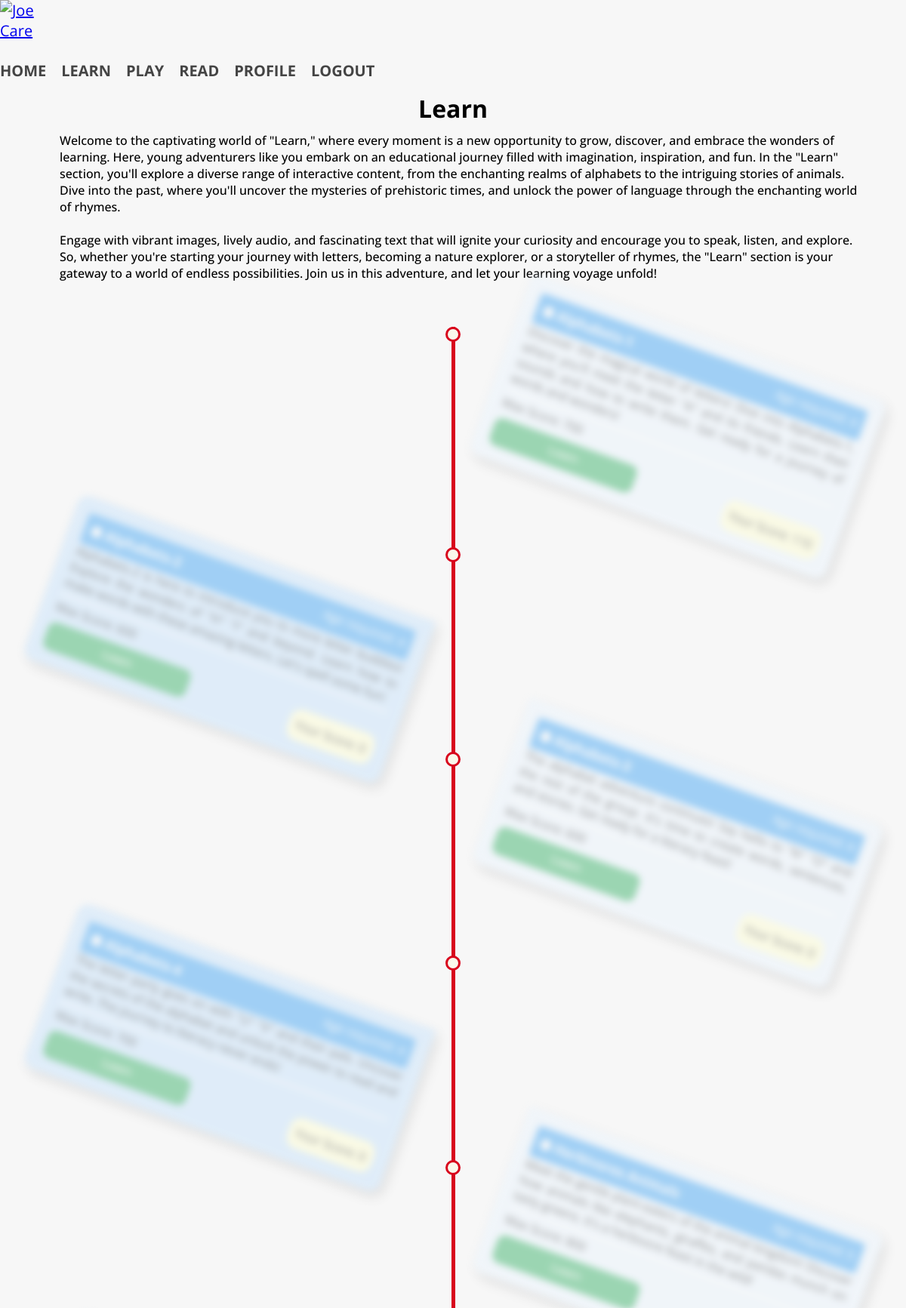
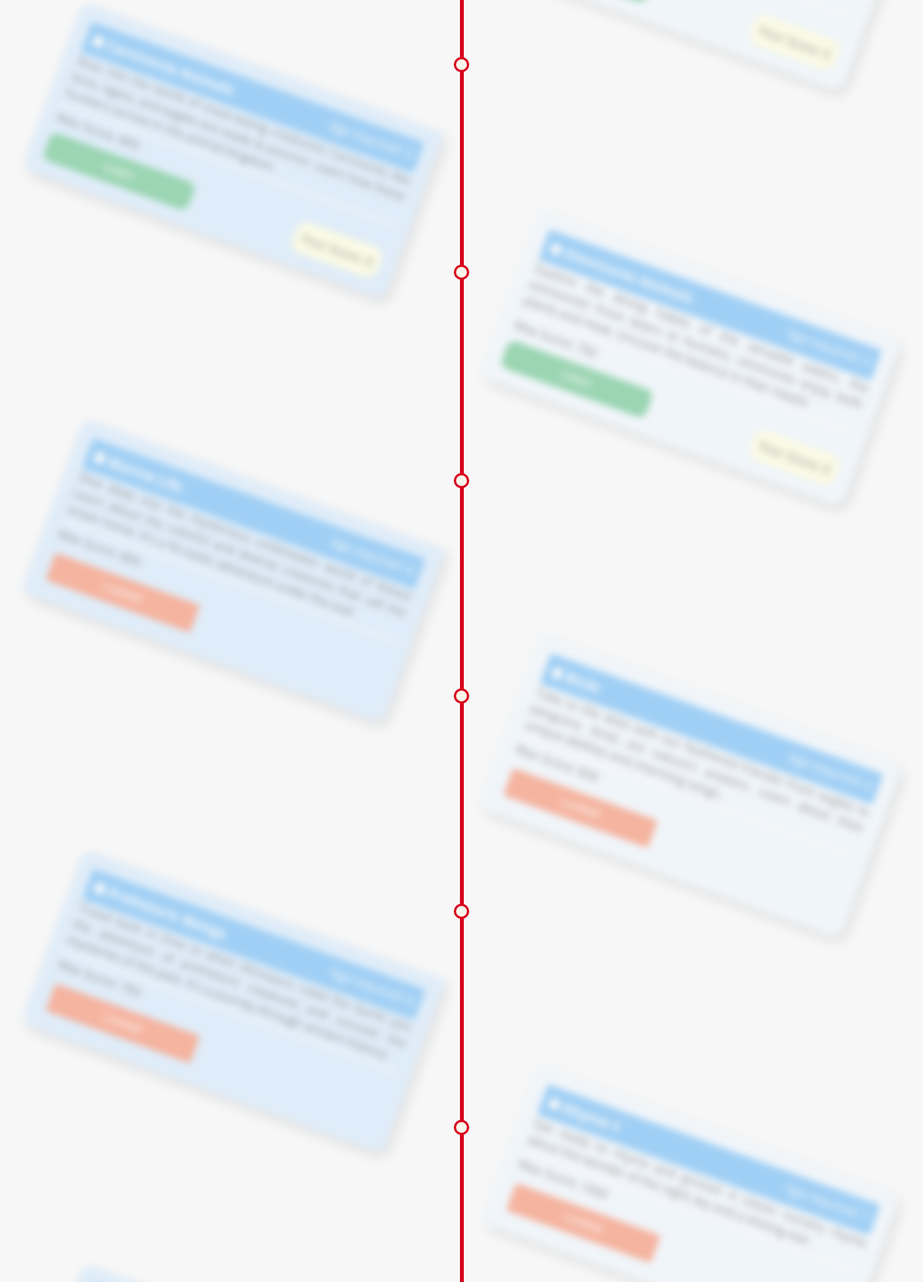
The app's page /learn (signed in, upper part) with its own data (2 pictures, top to bottom).
### tables this page shows
CREATE TABLE "Learn" (
	"learnId"	INTEGER NOT NULL UNIQUE,
	"contentName"	TEXT NOT NULL,
	"age"	INTEGER NOT NULL DEFAULT 4,
	"maxScore"	INTEGER NOT NULL DEFAULT 1000,
	"desc"	TEXT,
	PRIMARY KEY("learnId" AUTOINCREMENT)
);

### app.py (the view)
@app.route('/learn')
@login_required
def learn():
    records = DB.getLearn()
    scores = DB.getTScores(current_user.userId)
    age = session.get('age')
    return render_template("learn.html", records = records, scores = scores, age = age)

### DataBase.py (called while the page is built)
    def getLearn():
        con = sqlite3.connect(DataBaseOperations._DB)
        c = con.cursor()
        try:
            sql_select_query = "SELECT * FROM Learn;"
            c.execute(sql_select_query)
            record = c.fetchall()
        finally:
            con.commit()
            c.close()
            con.close()
        return record

    def getTScores(userId):
        con = sqlite3.connect(DataBaseOperations._DB)
        c = con.cursor()
        try:
            sql_select_query = """SELECT TContent1Score, TContent2Score, TContent3Score, TContent4Score, TContent5Score,
            TContent6Score, TContent7Score, TContent8Score, TContent9Score, TContent10Score, TContent11Score,
            TContent12Score, TContent13Score, TContent14Score, TContent15Score FROM Score WHERE userId = ?;"""
            c.execute(sql_select_query, (userId,))
            record = c.fetchall()
        finally:
            con.commit()
            c.close()
            con.close()
        return record[0]

    def updateTime(pageName, time, userId):
        con = sqlite3.connect(DataBaseOperations._DB)
        c = con.cursor()
        try:
            sql_select_query = "SELECT " + pageName + " FROM Time WHERE userId = ?;"
            c.execute(sql_select_query, (userId,))
            record = c.fetchall()
            prevTime = record[0][0]
            x = (prevTime + time, userId)
            update = "UPDATE Time SET " + pageName + " = ? WHERE userId = ?;"
            c.execute(update, x)
        finally:
            con.commit()
            c.close()
            con.close()

### app.py (called while the page is built)
@login_manager.user_loader
def load_user(userId):
    return User(userId)

@app.before_request
def before_request():
    session.permanent = True
    session.modified = True
    app.permanent_session_lifetime = timedelta(minutes=30)

### templates/learn.html (shortened to what this page needs)
<!doctype html>
{% extends 'index.html' %}
{% block content %}
<link rel="stylesheet" href="{{url_for('static', filename='stylesheets/timeline.css')}}">
<link rel="stylesheet" href="https://cdnjs.cloudflare.com/ajax/libs/font-awesome/4.7.0/css/font-awesome.min.css">
    <h1 class="homeTitle" style="margin: 15px 0 0px">Learn</h1>
<div style="display: flex; flex: 50%;align-items: center;">
	<div >
	</div>
	<div><p style="padding: 10px 5%; font-weight: 500; ">Welcome to the captivating world of "Learn," where every moment is a new opportunity to grow, discover, and embrace the wonders of learning. Here, young adventurers like you embark on an educational journey filled with imagination, inspiration, and fun.
In the "Learn" section, you'll explore a diverse range of interactive content, from the enchanting realms of alphabets to the intriguing stories of animals. Dive into the past, where you'll uncover the mysteries of prehistoric times, and unlock the power of language through the enchanting world of rhymes.
<br><br>
Engage with vibrant images, lively audio, and fascinating text that will ignite your curiosity and encourage you to speak, listen, and explore.
So, whether you're starting your journey with letters, becoming a nature explorer, or a storyteller of rhymes, the "Learn" section is your gateway to a world of endless possibilities. Join us in this adventure, and let your learning voyage unfold!
</p></div>
	</div>
	<div class="timeline">
    <section class="timeline">
        <ul>
			{% for record in records %}
          <li>
            <div class="content">
                <div class="timeline-content-info">
                    <span class="timeline-content-info-title" style="font-weight: bolder; font-size: 1.125em;">
                        <i class="fa fa-certificate" aria-hidden="true"></i>
                        {{record[1]}}
                    </span>
                    <span class="timeline-content-info-date">
                        Age required: {{record[2]}}<br>
                    </span>
                </div>
                <p style="text-align: justify; color: black;">{{record[4]}}</p><hr style="border: 1.5px solid white; margin: 5px 0"><p style="color: black; margin-bottom: 10px;">Max Score: {{record[3]}}</p>
                <div>
					{% if (age >= record[2] or record[2] == 4) or (loop.index0 > 0 and scores[loop.index0 - 1] >= 0.75 * record[3]) %}
					<div style="display: flex">
						<span style="float: left;"><a href="/learn/{{record[1]}}/0?id={{record[0]}}"><button class="button"><span>Learn </span></button></a></span>
						<div class="content-skills" >
							{% if scores[loop.index0] == -1 %}
								<span style="color: black;">Your Score: 0</span>
							{% else %}
								<span style="color: black;">Your Score: {{scores[loop.index0]}}</span>
							{% endif %}
						</div>
					</div>
					{% else %}
						<button class="button1" disabled><span> Locked </span></button>
					{% endif %}
                </div>
            </div>
          </li>
          {% endfor %}
        </ul>
      </section>
  </div>
{% endblock %}

### static/stylesheets/Main.css (style rules this page uses)
h1 { text-align: center; }

### static/stylesheets/nav.css (style rules this page uses)
body { margin: 0; font-family: "Open Sans", sans-serif; background-color: #f7f7f7; }

### static/stylesheets/timeline.css (style rules this page uses)
*, *::before, *::after { margin: 0; padding: 0; -webkit-box-sizing: border-box; -moz-box-sizing: border-box; box-sizing: border-box; }
.timeline ul { padding: 50px 0; }
.timeline ul li { background: #d8031c; position: relative; margin: 0 auto; width: 5px; padding-bottom: 40px; list-style-type: none; }
.timeline ul li:before { content: ""; background: #faf8eb; position: absolute; left: 50%; top: 0; transform: translateX(-50%); -webkit-transform: translateX(-50%); width: 20px; height: 20px; border: 3px solid #d8031c; -webkit-border-radius: 50%; -moz-border-radius: 50%; border-radius: 50%; }
.timeline ul li .content { background: #67CC8E; position: relative; top: 7px; width: 500px; padding: 20px; transition: all 0.5s ease-in-out; z-index: 14; box-shadow: 7px 6px 15px 0px rgba(0,0,0,0.25); }
.timeline ul li .content * { color: #fff; }
.timeline ul li .content.non-focus::before { display: none; }
.timeline ul li .content.non-focus { transform: rotate(20deg); opacity: 0.4; filter: blur(5px); z-index: 11; }
.timeline ul li .content { color: #d2d2d2; background: #e6e6e6; }
.timeline ul li .content p { text-align: left; }
.timeline ul li .content:before { content: ""; background: inherit; position: absolute; top: 0px; width: 38px; height: 5px; }
.timeline ul li:nth-child(odd) .content { left: 50px; background: #e7f3fe; border-radius: 0px 15px 15px 15px; }
.timeline ul li:nth-child(odd) .content:before { left: -38px; }
.timeline ul li:nth-child(even) .content { left: calc(-500px - 45px); background: #BDDEFC; border-radius: 15px 0px 15px 15px; }
.timeline ul li:nth-child(even) .content:before { right: -38px; }
.timeline-content-info { display: flex; justify-content: space-between; border-radius: 4px; padding: 2%; background-color: #2196F3; }
.content-skills { margin: 7px 0px 0px auto; }
.content-skills span { background: #ffffcc; border-radius: 15px; padding: 10px; width: 200px; }
.button { display: inline-block; border-radius: 10px; background-color: #14A44D; border: none; color: #FFFFFF; text-align: center; font-size: 16px; padding: 10px; width: 200px; transition: all 0.5s; cursor: pointer; }
.button span { cursor: pointer; display: inline-block; position: relative; transition: 0.5s; }
.button span:after { content: '►'; position: absolute; opacity: 0; top: 0; right: -20px; transition: 0.5s; }
.button1 { display: inline-block; border-radius: 4px; background-color: #f4511e; border: none; color: #FFFFFF; text-align: center; font-size: 16px; padding: 10px; width: 200px; transition: all 0.5s; cursor: pointer; margin: 5px; }
.button1 span { cursor: pointer; display: inline-block; position: relative; transition: 0.5s; }

### records on screen
Learn: contentName "Alphabets-1", desc "Discover the magical world of letters! Dive into Alphabets-1, where you'll meet the letter \"A\" and its friends. Learn their sounds and how to write them. Get ready for a journey of words and wonders!", maxScore "700"
Learn: contentName "Alphabets-2", desc "Alphabets-2 is here to introduce you to more letter buddies! Explore the wonders of \"H\" \"I\" and beyond. Learn how to make words with these amazing letters. Let's spell some fun!", maxScore "600", shows "Your Score: 0"
Learn: contentName "Alphabets-3", desc "The alphabet adventure continues! Say hello to \"N\" \"O\" and the rest of the group. It's time to create words, sentences, and stories. Get ready for a literacy feast!", maxScore "600", shows "Your Score: 0"
Learn: contentName "Alphabets-4", desc "The letter party goes on with \"U\" \"V\" and their pals. Uncover the secrets of the alphabet and unlock the power to read and write. The journey to literacy never ends!", maxScore "700", shows "Your Score: 0"
Learn: contentName "Herbivores Animals", desc "Meet the gentle plant-eaters of the animal kingdom! Discover how animals like elephants, giraffes, and pandas munch on tasty greens. It's a herbivore feast in the wild!", maxScore "800", shows "Your Score: 0"
Learn: contentName "Carnivores Animals", desc "Roar into the world of meat-eating creatures! Carnivores like lions, tigers, and eagles are ready to pounce. Learn how these hunters survive in the animal kingdom.", maxScore "800", shows "Your Score: 0"
Learn: contentName "Omnivores Animals", desc "Explore the dining habits of the versatile eaters, the omnivores! From bears to humans, omnivores enjoy both plants and meat. Uncover the balance in their meals!", maxScore "700", shows "Your Score: 0"
Learn: contentName "Marine Life", desc "Dive deep into the mysterious underwater world of fishes! Learn about the colorful and diverse creatures that call the ocean home. It's a fin-tastic adventure under the sea!", maxScore "800", age "Locked"
Learn: contentName "Birds", desc "Take to the skies with our feathered friends! From eagles to penguins, birds are nature's aviators. Learn about their unique abilities and charming songs.", maxScore "800", age "Locked"
Learn: contentName "Prehistoric Beings", desc "Travel back in time to when dinosaurs ruled the Earth! Join the adventure of prehistoric creatures and uncover the mysteries of the past. It's a journey through ancient history!", maxScore "700", age "Locked"
Learn: contentName "Rhyme-1", desc "Get ready to rhyme and groove! A classic nursery rhyme about the wonder of the night sky and a shining star.", maxScore "1000", age "Locked"
